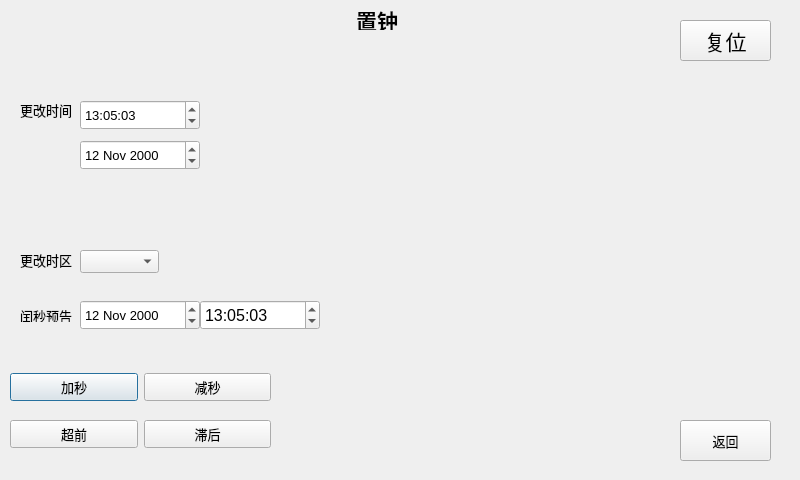
<?xml version="1.0" encoding="UTF-8"?>
<ui version="4.0">
 <class>SetTime</class>
 <widget class="QDialog" name="SetTime">
  <property name="geometry">
   <rect>
    <x>0</x>
    <y>0</y>
    <width>800</width>
    <height>480</height>
   </rect>
  </property>
  <property name="windowTitle">
   <string>Dialog</string>
  </property>
  <widget class="QComboBox" name="comboBox">
   <property name="geometry">
    <rect>
     <x>80</x>
     <y>250</y>
     <width>109</width>
     <height>27</height>
    </rect>
   </property>
   <property name="font">
    <font>
     <pointsize>10</pointsize>
    </font>
   </property>
   <property name="sizeAdjustPolicy">
    <enum>QComboBox::AdjustToContents</enum>
   </property>
  </widget>
  <widget class="QWidget" name="layoutWidget">
   <property name="geometry">
    <rect>
     <x>10</x>
     <y>360</y>
     <width>261</width>
     <height>101</height>
    </rect>
   </property>
   <layout class="QGridLayout" name="gridLayout">
    <item row="0" column="0">
     <widget class="QPushButton" name="pushButton">
      <property name="font">
       <font>
        <pointsize>10</pointsize>
       </font>
      </property>
      <property name="text">
       <string>加秒</string>
      </property>
     </widget>
    </item>
    <item row="0" column="1">
     <widget class="QPushButton" name="pushButton_2">
      <property name="font">
       <font>
        <pointsize>10</pointsize>
       </font>
      </property>
      <property name="text">
       <string>减秒</string>
      </property>
     </widget>
    </item>
    <item row="1" column="0">
     <widget class="QPushButton" name="pushButton_3">
      <property name="font">
       <font>
        <pointsize>10</pointsize>
       </font>
      </property>
      <property name="text">
       <string>超前</string>
      </property>
     </widget>
    </item>
    <item row="1" column="1">
     <widget class="QPushButton" name="pushButton_4">
      <property name="font">
       <font>
        <pointsize>10</pointsize>
       </font>
      </property>
      <property name="text">
       <string>滞后</string>
      </property>
     </widget>
    </item>
   </layout>
  </widget>
  <widget class="QLabel" name="label_2">
   <property name="geometry">
    <rect>
     <x>20</x>
     <y>100</y>
     <width>61</width>
     <height>20</height>
    </rect>
   </property>
   <property name="font">
    <font>
     <pointsize>10</pointsize>
    </font>
   </property>
   <property name="text">
    <string>更改时间</string>
   </property>
  </widget>
  <widget class="QPushButton" name="pushButton_6">
   <property name="geometry">
    <rect>
     <x>680</x>
     <y>20</y>
     <width>91</width>
     <height>41</height>
    </rect>
   </property>
   <property name="font">
    <font>
     <pointsize>16</pointsize>
    </font>
   </property>
   <property name="text">
    <string>复位</string>
   </property>
  </widget>
  <widget class="QPushButton" name="pushButton_5">
   <property name="geometry">
    <rect>
     <x>680</x>
     <y>420</y>
     <width>91</width>
     <height>41</height>
    </rect>
   </property>
   <property name="font">
    <font>
     <pointsize>10</pointsize>
    </font>
   </property>
   <property name="text">
    <string>返回</string>
   </property>
  </widget>
  <widget class="QTimeEdit" name="timeEdit">
   <property name="geometry">
    <rect>
     <x>80</x>
     <y>100</y>
     <width>120</width>
     <height>30</height>
    </rect>
   </property>
   <property name="font">
    <font>
     <pointsize>10</pointsize>
    </font>
   </property>
   <property name="dateTime">
    <datetime>
     <hour>13</hour>
     <minute>5</minute>
     <second>3</second>
     <year>2000</year>
     <month>1</month>
     <day>1</day>
    </datetime>
   </property>
   <property name="displayFormat">
    <string>H:mm:ss</string>
   </property>
   <property name="time">
    <time>
     <hour>13</hour>
     <minute>5</minute>
     <second>3</second>
    </time>
   </property>
  </widget>
  <widget class="QDateEdit" name="dateEdit">
   <property name="geometry">
    <rect>
     <x>80</x>
     <y>140</y>
     <width>120</width>
     <height>30</height>
    </rect>
   </property>
   <property name="font">
    <font>
     <pointsize>10</pointsize>
    </font>
   </property>
   <property name="dateTime">
    <datetime>
     <hour>0</hour>
     <minute>0</minute>
     <second>0</second>
     <year>2000</year>
     <month>11</month>
     <day>12</day>
    </datetime>
   </property>
  </widget>
  <widget class="QLabel" name="label_3">
   <property name="geometry">
    <rect>
     <x>20</x>
     <y>250</y>
     <width>71</width>
     <height>20</height>
    </rect>
   </property>
   <property name="font">
    <font>
     <pointsize>10</pointsize>
    </font>
   </property>
   <property name="text">
    <string>更改时区</string>
   </property>
  </widget>
  <widget class="QLabel" name="label">
   <property name="geometry">
    <rect>
     <x>350</x>
     <y>10</y>
     <width>54</width>
     <height>20</height>
    </rect>
   </property>
   <property name="font">
    <font>
     <pointsize>16</pointsize>
     <weight>75</weight>
     <bold>true</bold>
    </font>
   </property>
   <property name="text">
    <string>置钟</string>
   </property>
   <property name="alignment">
    <set>Qt::AlignCenter</set>
   </property>
  </widget>
  <widget class="QLabel" name="label_4">
   <property name="geometry">
    <rect>
     <x>20</x>
     <y>310</y>
     <width>54</width>
     <height>12</height>
    </rect>
   </property>
   <property name="font">
    <font>
     <pointsize>10</pointsize>
    </font>
   </property>
   <property name="text">
    <string>闰秒预告</string>
   </property>
  </widget>
  <widget class="QDateEdit" name="dateEdit_2">
   <property name="geometry">
    <rect>
     <x>80</x>
     <y>300</y>
     <width>120</width>
     <height>30</height>
    </rect>
   </property>
   <property name="font">
    <font>
     <pointsize>10</pointsize>
    </font>
   </property>
   <property name="dateTime">
    <datetime>
     <hour>0</hour>
     <minute>0</minute>
     <second>0</second>
     <year>2000</year>
     <month>11</month>
     <day>12</day>
    </datetime>
   </property>
  </widget>
  <widget class="QTimeEdit" name="timeEdit_2">
   <property name="geometry">
    <rect>
     <x>200</x>
     <y>300</y>
     <width>120</width>
     <height>30</height>
    </rect>
   </property>
   <property name="font">
    <font>
     <pointsize>12</pointsize>
    </font>
   </property>
   <property name="dateTime">
    <datetime>
     <hour>13</hour>
     <minute>5</minute>
     <second>3</second>
     <year>2000</year>
     <month>1</month>
     <day>1</day>
    </datetime>
   </property>
   <property name="displayFormat">
    <string>H:mm:ss</string>
   </property>
   <property name="time">
    <time>
     <hour>13</hour>
     <minute>5</minute>
     <second>3</second>
    </time>
   </property>
  </widget>
 </widget>
 <resources/>
 <connections>
  <connection>
   <sender>pushButton_5</sender>
   <signal>clicked()</signal>
   <receiver>SetTime</receiver>
   <slot>close()</slot>
   <hints>
    <hint type="sourcelabel">
     <x>742</x>
     <y>445</y>
    </hint>
    <hint type="destinationlabel">
     <x>703</x>
     <y>348</y>
    </hint>
   </hints>
  </connection>
  <connection>
   <sender>pushButton_6</sender>
   <signal>clicked()</signal>
   <receiver>SetTime</receiver>
   <slot>close()</slot>
   <hints>
    <hint type="sourcelabel">
     <x>733</x>
     <y>45</y>
    </hint>
    <hint type="destinationlabel">
     <x>632</x>
     <y>118</y>
    </hint>
   </hints>
  </connection>
  <connection>
   <sender>timeEdit</sender>
   <signal>dateTimeChanged(QDateTime)</signal>
   <receiver>timeEdit</receiver>
   <slot>update()</slot>
   <hints>
    <hint type="sourcelabel">
     <x>176</x>
     <y>108</y>
    </hint>
    <hint type="destinationlabel">
     <x>200</x>
     <y>100</y>
    </hint>
   </hints>
  </connection>
  <connection>
   <sender>timeEdit</sender>
   <signal>dateTimeChanged(QDateTime)</signal>
   <receiver>timeEdit</receiver>
   <slot>repaint()</slot>
   <hints>
    <hint type="sourcelabel">
     <x>150</x>
     <y>112</y>
    </hint>
    <hint type="destinationlabel">
     <x>162</x>
     <y>103</y>
    </hint>
   </hints>
  </connection>
 </connections>
</ui>
